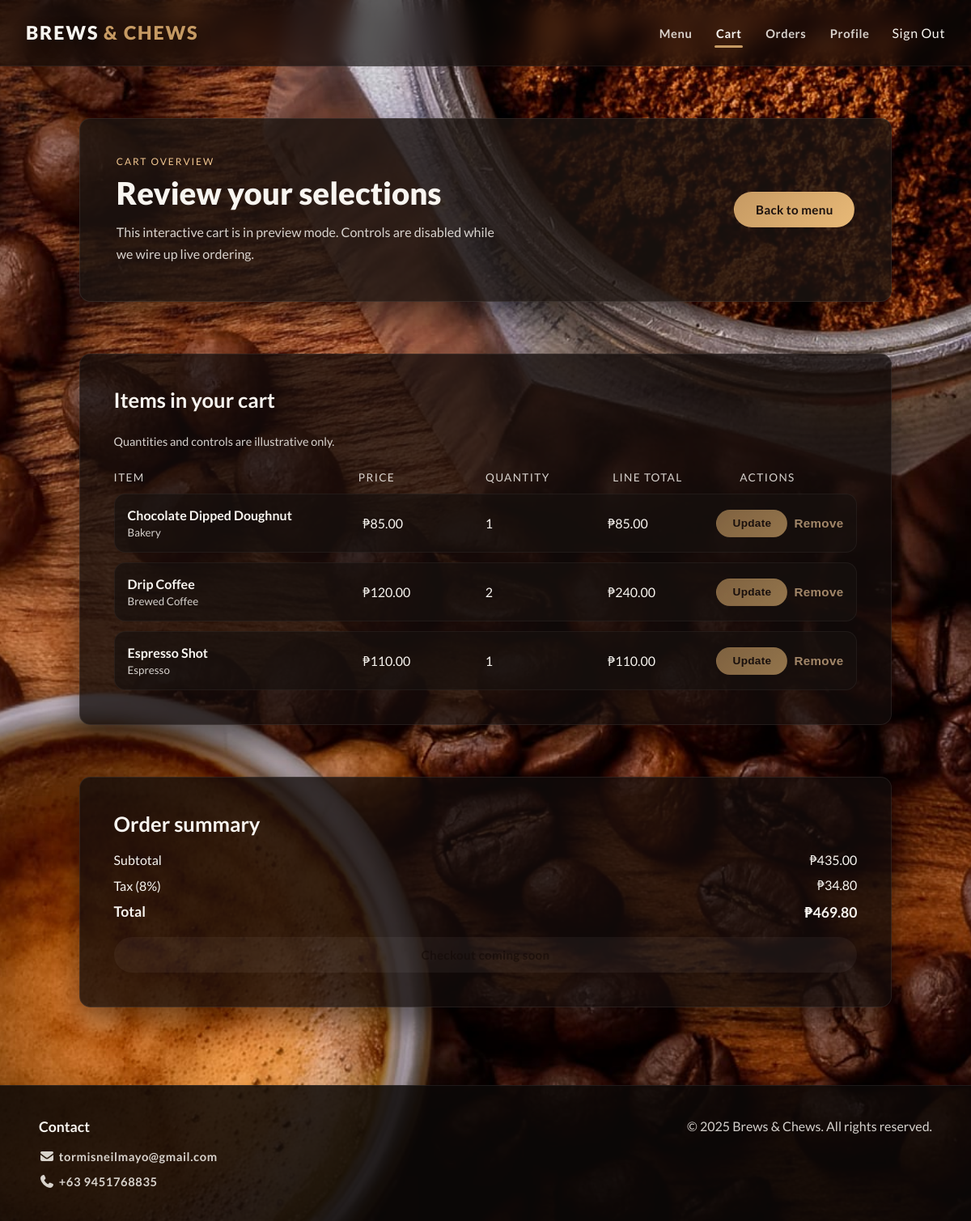
The app's page /orders/cart/ (signed in) with its own data.
### menu/models.py (models this page shows, shortened)
class MenuItem(models.Model):
    category = models.ForeignKey(
        Category,
        on_delete=models.CASCADE,
        related_name="items"
    )
    name = models.CharField(max_length=120)
    slug = models.SlugField(max_length=140, unique=True)
    description = models.TextField()
    base_price = models.DecimalField(
        max_digits=6,
        decimal_places=2,
        default=Decimal("0.00")
    )
    image = models.CharField(max_length=255, blank=True)
    is_available = models.BooleanField(default=True)
    display_order = models.PositiveIntegerField(default=0)
    class Meta:
        ordering = ["display_order", "name"]
        unique_together = ["category", "name"]

class Category(models.Model):
    class Kind(models.TextChoices):
        DRINK = "drink", "Drink"
        FOOD = "food", "Food"
    name = models.CharField(max_length=100, unique=True)
    slug = models.SlugField(max_length=120, unique=True)
    description = models.TextField(blank=True)
    kind = models.CharField(max_length=10, choices=Kind.choices)
    is_featured = models.BooleanField(default=False)
    display_order = models.PositiveIntegerField(default=0)
    class Meta:
        ordering = ["display_order", "name"]

### orders/views.py (the view)
# urls.py: path("cart/", views.cart_view, name="cart"),
@login_required  # Requires authentication
@require_GET     # Only allows GET requests
def cart_view(request: HttpRequest) -> HttpResponse:
    items, subtotal, tax, total = _sample_cart()
    context = {
        "sample_items": items,
        "subtotal": subtotal,
        "tax": tax,
        "total": total,
    }
    return render(request, "orders/cart.html", context)

### templates/orders/cart.html (shortened to what this page needs)
{% extends "base.html" %}
{% load static %}
{% block extra_css %}
<link rel="stylesheet" href="{% static 'css/dashboard.css' %}">
{% endblock %}
{% block main_class %}dashboard-main{% endblock %}
{% block content %}
<section class="dashboard-hero">
    <div>
        <p class="dashboard-eyebrow">Cart Overview</p>
        <h1 class="dashboard-title">Review your selections</h1>
        <p class="dashboard-subtitle">This interactive cart is in preview mode. Controls are disabled while we wire up live ordering.</p>
    </div>
    <a href="{% url 'menu:catalog' %}" class="btn dashboard-cta">Back to menu</a>
</section>
{% if sample_items %}
<section class="dashboard-section cart-section" aria-labelledby="cart-items">
    <h2 id="cart-items" class="dashboard-section__title">Items in your cart</h2>
    <p class="cart-preview-note">Quantities and controls are illustrative only.</p>
    <div class="cart-table" role="table">
        <div class="cart-table__header" role="row">
            <span class="cart-table__cell" role="columnheader">Item</span>
            <span class="cart-table__cell" role="columnheader">Price</span>
            <span class="cart-table__cell" role="columnheader">Quantity</span>
            <span class="cart-table__cell" role="columnheader">Line Total</span>
            <span class="cart-table__cell" role="columnheader">Actions</span>
        </div>
        {% for entry in sample_items %}
        <div class="cart-table__row" role="row">
            <span class="cart-table__cell cart-table__item" role="cell" data-label="Item">
                <strong>{{ entry.menu_item.name }}</strong>
                <small class="cart-table__muted">{{ entry.menu_item.category.name }}</small>
            </span>
            <span class="cart-table__cell" role="cell" data-label="Price">₱{{ entry.menu_item.base_price|floatformat:2 }}</span>
            <span class="cart-table__cell" role="cell" data-label="Quantity">{{ entry.quantity }}</span>
            <span class="cart-table__cell" role="cell" data-label="Total">₱{{ entry.line_total|floatformat:2 }}</span>
            <span class="cart-table__cell cart-table__actions" role="cell" data-label="Actions">
                <button type="button" class="btn btn-small" disabled>Update</button>
                <button type="button" class="btn btn-link" disabled>Remove</button>
            </span>
        </div>
        {% endfor %}
    </div>
</section>
<section class="dashboard-section cart-summary" aria-labelledby="cart-summary">
    <h2 id="cart-summary" class="dashboard-section__title">Order summary</h2>
    <dl class="cart-summary__list">
        <div class="cart-summary__row">
            <dt>Subtotal</dt>
            <dd>₱{{ subtotal|floatformat:2 }}</dd>
        </div>
        <div class="cart-summary__row">
            <dt>Tax (8%)</dt>
            <dd>₱{{ tax|floatformat:2 }}</dd>
        </div>
        <div class="cart-summary__row cart-summary__total">
            <dt>Total</dt>
            <dd>₱{{ total|floatformat:2 }}</dd>
        </div>
    </dl>
    <a href="{% url 'orders:checkout' %}" class="btn cart-summary__cta btn-disabled" aria-disabled="true">Checkout coming soon</a>
</section>
{% else %}
<div class="dashboard-empty">
    <p>Your cart is currently empty.</p>
    <a href="{% url 'menu:catalog' %}" class="btn">Browse the menu</a>
</div>
{% endif %}
{% endblock %}

### static/css/style.css (style rules this page uses)
:root { --bg-color: #0f0b0a; --bg-accent: linear-gradient(135deg, rgba(44, 28, 23, 0.92), rgba(15, 11, 10, 0.92)); --text-color: #f8f5f0; --text-muted: rgba(248, 245, 240, 0.85); --brand-primary: #c69a63; --brand-secondary: #8f5a2a; --brand-dark: rgba(0, 0, 0, 0.35); --accent-color: #f3c892; --accent-color-strong: #ffd7a6; --card-bg: rgba(28, 20, 17, 0.82); --border-color: rgba(255, 255, 255, 0.08); --shadow-soft: 0 18px 38px rgba(0, 0, 0, 0.45); --radius-base: 0.85rem; --transition-base: 0.2s ease; color-scheme: dark; }
* { box-sizing: border-box; margin: 0; padding: 0; }
body { min-height: 100vh; font-family: 'Lato', system-ui, -apple-system, BlinkMacSystemFont, 'Segoe UI', sans-serif; color: var(--text-color); background: url("../img/bg.jpg") center/cover fixed, var(--bg-accent); display: flex; flex-direction: column; }
a { color: inherit; text-decoration: none; }
.btn { display: inline-flex; align-items: center; justify-content: center; padding: 0.75rem 1.6rem; font-weight: 700; font-size: 0.95rem; letter-spacing: 0.02em; border-radius: 999px; border: 1px solid transparent; background: linear-gradient(135deg, var(--brand-primary), #e8b977); color: #1b110e; transition: transform var(--transition-base), box-shadow var(--transition-base), background var(--transition-base); cursor: pointer; }

### static/css/dashboard.css (style rules this page uses)
.dashboard-hero { display: flex; flex-wrap: wrap; align-items: center; justify-content: space-between; gap: 1.5rem; background: var(--card-bg); border-radius: var(--radius-base); padding: clamp(1.8rem, 4vw, 2.8rem); box-shadow: var(--shadow-soft); border: 1px solid var(--border-color); }
.dashboard-eyebrow { text-transform: uppercase; letter-spacing: 0.16em; font-size: 0.75rem; color: var(--accent-color); margin-bottom: 0.5rem; }
.dashboard-title { font-size: clamp(1.8rem, 4vw, 2.4rem); font-weight: 800; }
.dashboard-subtitle { margin-top: 0.75rem; max-width: 52ch; color: var(--text-muted); line-height: 1.7; }
.dashboard-cta { white-space: nowrap; }
.dashboard-section { background: rgba(18, 12, 11, 0.78); border-radius: var(--radius-base); padding: clamp(1.8rem, 4vw, 2.6rem); border: 1px solid var(--border-color); box-shadow: var(--shadow-soft); display: grid; gap: 1.75rem; }
.dashboard-section__title { font-size: clamp(1.2rem, 3vw, 1.6rem); font-weight: 700; }
.btn-small { padding: 0.55rem 1.2rem; font-size: 0.85rem; }
.btn-link { background: none; border: none; color: var(--accent-color-strong); font-weight: 600; cursor: pointer; padding: 0.25rem 0; }
.btn-disabled, .btn[disabled], button[disabled] { opacity: 0.6; cursor: not-allowed; pointer-events: none; }
.btn-disabled { background: rgba(255, 255, 255, 0.08); }
.cart-preview-note { color: var(--text-muted); font-size: 0.9rem; }
.cart-table { display: grid; gap: 0.75rem; }
.cart-table__header, .cart-table__row { display: grid; grid-template-columns: 2fr repeat(3, minmax(90px, 1fr)) minmax(140px, 1fr); gap: 0.75rem; align-items: center; }
.cart-table__header { font-size: 0.85rem; text-transform: uppercase; letter-spacing: 0.1em; color: var(--text-muted); }
.cart-table__row { padding: 1rem; background: rgba(24, 17, 15, 0.72); border-radius: var(--radius-base); border: 1px solid rgba(255, 255, 255, 0.05); }
.cart-table__item { display: grid; gap: 0.25rem; }
.cart-table__muted { color: var(--text-muted); }
.cart-table__actions { display: flex; gap: 0.5rem; justify-content: flex-end; }
.cart-summary { position: sticky; top: 2rem; display: grid; gap: 1.2rem; }
.cart-summary__list { display: grid; gap: 0.6rem; }
.cart-summary__row { display: flex; justify-content: space-between; align-items: center; }
.cart-summary__total { font-size: 1.1rem; font-weight: 700; }

### records on screen
MenuItem: menu_item.name "Chocolate Dipped Doughnut", menu_item.category.name "Bakery", menu_item.base_price "85.00"
MenuItem: menu_item.name "Drip Coffee", menu_item.category.name "Brewed Coffee", menu_item.base_price "120.00"
MenuItem: menu_item.name "Espresso Shot", menu_item.category.name "Espresso", menu_item.base_price "110.00"

### other values on screen
{{ entry.quantity }} "1" "2" "1"
{{ entry.line_total|floatformat:2 }} "85.00" "240.00" "110.00"
{{ subtotal|floatformat:2 }} "435.00"
{{ tax|floatformat:2 }} "34.80"
{{ total|floatformat:2 }} "469.80"
